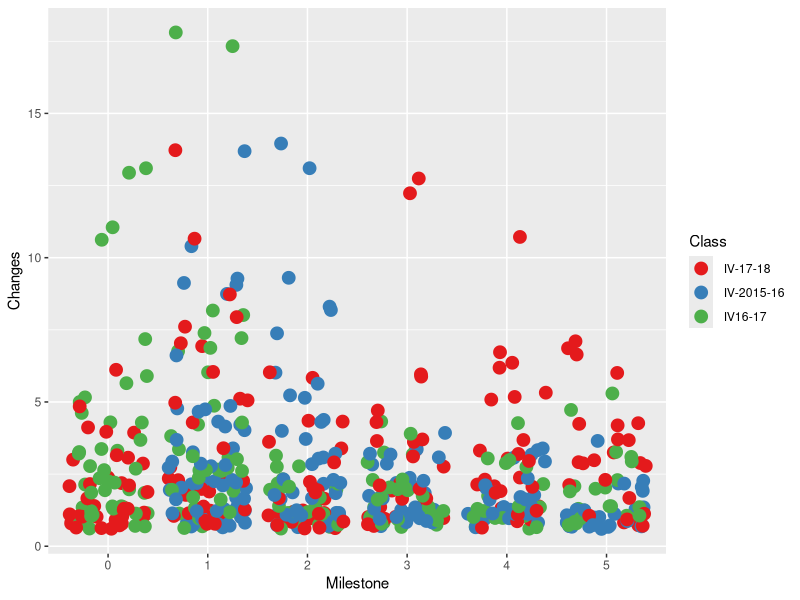
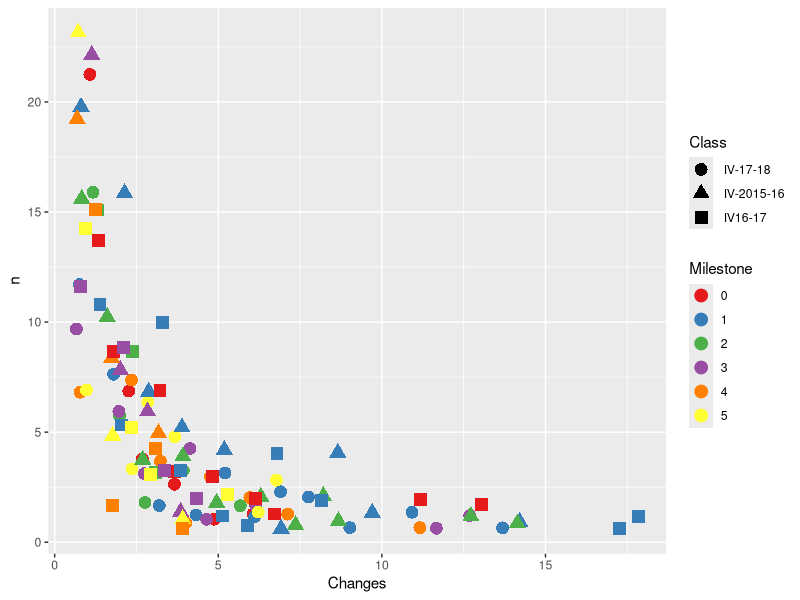

These figures' R source, in order:
library("ggplot2")
library("ggthemes")
library("dplyr")
users <- read.csv("user-stats.csv")
users$Milestone <- as.character(users$Milestone)
ggplot(users,aes(x=Milestone,y=Changes,group=Class,color=Class))+geom_point(position='jitter',size=4) + scale_color_brewer(palette="Set1")
user.stats <- users %>% group_by(Class, Milestone, Changes) %>% tally()
ggplot(user.stats,aes(x=Changes,y=n,color=Milestone,shape=Class))+geom_point(position='jitter',size=4) + scale_color_brewer(palette="Set1") 
